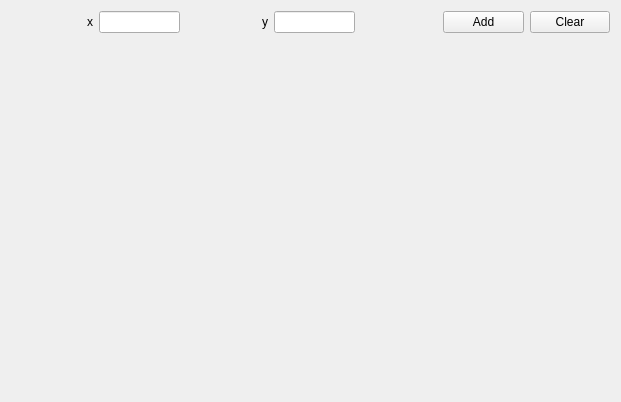
<?xml version="1.0" encoding="UTF-8"?>
<ui version="4.0">
 <class>Tab5ChartPlot</class>
 <widget class="QWidget" name="Tab5ChartPlot">
  <property name="geometry">
   <rect>
    <x>0</x>
    <y>0</y>
    <width>621</width>
    <height>402</height>
   </rect>
  </property>
  <property name="windowTitle">
   <string>Form</string>
  </property>
  <layout class="QVBoxLayout" name="verticalLayout" stretch="1,9">
   <item>
    <layout class="QHBoxLayout" name="horizontalLayout" stretch="1,1,1,1,1,1,0">
     <item>
      <widget class="QLabel" name="label">
       <property name="text">
        <string>x</string>
       </property>
       <property name="alignment">
        <set>Qt::AlignRight|Qt::AlignTrailing|Qt::AlignVCenter</set>
       </property>
      </widget>
     </item>
     <item>
      <widget class="QLineEdit" name="pLExPosition"/>
     </item>
     <item>
      <widget class="QLabel" name="label_2">
       <property name="text">
        <string>y</string>
       </property>
       <property name="alignment">
        <set>Qt::AlignRight|Qt::AlignTrailing|Qt::AlignVCenter</set>
       </property>
      </widget>
     </item>
     <item>
      <widget class="QLineEdit" name="pLEyPosition"/>
     </item>
     <item>
      <spacer name="horizontalSpacer">
       <property name="orientation">
        <enum>Qt::Horizontal</enum>
       </property>
       <property name="sizeHint" stdset="0">
        <size>
         <width>40</width>
         <height>20</height>
        </size>
       </property>
      </spacer>
     </item>
     <item>
      <widget class="QPushButton" name="pPBAddButton">
       <property name="text">
        <string>Add</string>
       </property>
      </widget>
     </item>
     <item>
      <widget class="QPushButton" name="pPBClearButton">
       <property name="text">
        <string>Clear</string>
       </property>
      </widget>
     </item>
    </layout>
   </item>
   <item>
    <layout class="QHBoxLayout" name="pChartHLayout"/>
   </item>
  </layout>
 </widget>
 <resources/>
 <connections/>
</ui>
